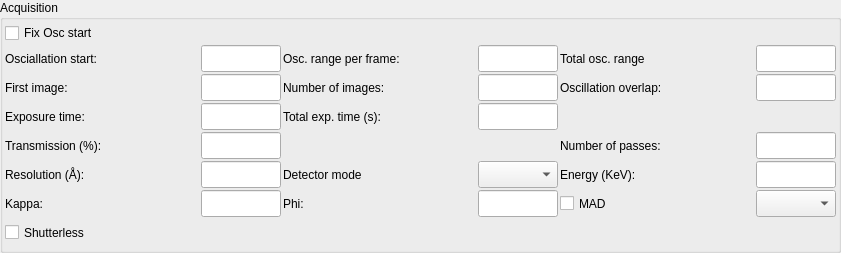
<?xml version="1.0" encoding="UTF-8"?>
<ui version="4.0">
 <class>acquisition_widget_horizontal_layout</class>
 <widget class="QWidget" name="acquisition_widget_horizontal_layout">
  <property name="geometry">
   <rect>
    <x>0</x>
    <y>0</y>
    <width>841</width>
    <height>253</height>
   </rect>
  </property>
  <property name="windowTitle">
   <string>Form</string>
  </property>
  <layout class="QGridLayout" name="main_layout">
   <property name="margin">
    <number>0</number>
   </property>
   <property name="spacing">
    <number>0</number>
   </property>
   <item row="0" column="0">
    <widget class="QGroupBox" name="main_gbox">
     <property name="title">
      <string>Acquisition</string>
     </property>
     <layout class="QVBoxLayout" name="verticalLayout">
      <property name="spacing">
       <number>2</number>
      </property>
      <property name="margin">
       <number>2</number>
      </property>
      <item>
       <layout class="QGridLayout" name="gridLayout">
        <property name="leftMargin">
         <number>0</number>
        </property>
        <property name="topMargin">
         <number>0</number>
        </property>
        <property name="spacing">
         <number>2</number>
        </property>
        <item row="4" column="5">
         <widget class="QLineEdit" name="num_passes_ledit">
          <property name="enabled">
           <bool>true</bool>
          </property>
          <property name="minimumSize">
           <size>
            <width>80</width>
            <height>27</height>
           </size>
          </property>
          <property name="maximumSize">
           <size>
            <width>80</width>
            <height>27</height>
           </size>
          </property>
         </widget>
        </item>
        <item row="4" column="4">
         <widget class="QLabel" name="num_passes_label">
          <property name="enabled">
           <bool>true</bool>
          </property>
          <property name="minimumSize">
           <size>
            <width>0</width>
            <height>27</height>
           </size>
          </property>
          <property name="maximumSize">
           <size>
            <width>16777215</width>
            <height>27</height>
           </size>
          </property>
          <property name="text">
           <string>Number of passes:</string>
          </property>
          <property name="wordWrap">
           <bool>false</bool>
          </property>
         </widget>
        </item>
        <item row="0" column="0">
         <widget class="QCheckBox" name="osc_start_cbox">
          <property name="text">
           <string>Fix Osc start</string>
          </property>
         </widget>
        </item>
        <item row="2" column="0">
         <widget class="QLabel" name="first_image_label">
          <property name="text">
           <string>First image:</string>
          </property>
          <property name="wordWrap">
           <bool>false</bool>
          </property>
         </widget>
        </item>
        <item row="1" column="3">
         <widget class="QLineEdit" name="osc_range_ledit">
          <property name="minimumSize">
           <size>
            <width>80</width>
            <height>27</height>
           </size>
          </property>
          <property name="maximumSize">
           <size>
            <width>80</width>
            <height>27</height>
           </size>
          </property>
         </widget>
        </item>
        <item row="1" column="4">
         <widget class="QLabel" name="osc_total_range_label">
          <property name="minimumSize">
           <size>
            <width>0</width>
            <height>27</height>
           </size>
          </property>
          <property name="text">
           <string>Total osc. range</string>
          </property>
         </widget>
        </item>
        <item row="6" column="4">
         <widget class="QCheckBox" name="mad_cbox">
          <property name="minimumSize">
           <size>
            <width>0</width>
            <height>27</height>
           </size>
          </property>
          <property name="maximumSize">
           <size>
            <width>16777215</width>
            <height>27</height>
           </size>
          </property>
          <property name="text">
           <string>MAD</string>
          </property>
         </widget>
        </item>
        <item row="1" column="1">
         <widget class="QLineEdit" name="osc_start_ledit">
          <property name="minimumSize">
           <size>
            <width>80</width>
            <height>27</height>
           </size>
          </property>
          <property name="maximumSize">
           <size>
            <width>80</width>
            <height>27</height>
           </size>
          </property>
         </widget>
        </item>
        <item row="6" column="2">
         <widget class="QLabel" name="kappa_phi_label">
          <property name="text">
           <string>Phi:</string>
          </property>
         </widget>
        </item>
        <item row="1" column="0">
         <widget class="QLabel" name="osc_start_label">
          <property name="text">
           <string>Osciallation start:</string>
          </property>
         </widget>
        </item>
        <item row="1" column="2">
         <widget class="QLabel" name="osc_range_label">
          <property name="text">
           <string>Osc. range per frame:</string>
          </property>
          <property name="wordWrap">
           <bool>false</bool>
          </property>
         </widget>
        </item>
        <item row="7" column="0">
         <widget class="QCheckBox" name="shutterless_cbx">
          <property name="minimumSize">
           <size>
            <width>0</width>
            <height>27</height>
           </size>
          </property>
          <property name="maximumSize">
           <size>
            <width>16777215</width>
            <height>27</height>
           </size>
          </property>
          <property name="text">
           <string>Shutterless</string>
          </property>
         </widget>
        </item>
        <item row="6" column="3">
         <widget class="QLineEdit" name="kappa_phi_ledit">
          <property name="minimumSize">
           <size>
            <width>0</width>
            <height>27</height>
           </size>
          </property>
          <property name="maximumSize">
           <size>
            <width>80</width>
            <height>27</height>
           </size>
          </property>
         </widget>
        </item>
        <item row="5" column="5">
         <widget class="QLineEdit" name="energy_ledit">
          <property name="minimumSize">
           <size>
            <width>80</width>
            <height>27</height>
           </size>
          </property>
          <property name="maximumSize">
           <size>
            <width>80</width>
            <height>27</height>
           </size>
          </property>
         </widget>
        </item>
        <item row="2" column="5">
         <widget class="QLineEdit" name="overlap_ledit">
          <property name="minimumSize">
           <size>
            <width>80</width>
            <height>27</height>
           </size>
          </property>
          <property name="maximumSize">
           <size>
            <width>80</width>
            <height>27</height>
           </size>
          </property>
         </widget>
        </item>
        <item row="6" column="0">
         <widget class="QLabel" name="kappa_label">
          <property name="text">
           <string>Kappa:</string>
          </property>
         </widget>
        </item>
        <item row="2" column="3">
         <widget class="QLineEdit" name="num_images_ledit">
          <property name="minimumSize">
           <size>
            <width>70</width>
            <height>27</height>
           </size>
          </property>
          <property name="maximumSize">
           <size>
            <width>80</width>
            <height>27</height>
           </size>
          </property>
         </widget>
        </item>
        <item row="5" column="4">
         <widget class="QLabel" name="energy_label">
          <property name="minimumSize">
           <size>
            <width>0</width>
            <height>27</height>
           </size>
          </property>
          <property name="maximumSize">
           <size>
            <width>16777215</width>
            <height>27</height>
           </size>
          </property>
          <property name="text">
           <string>Energy (KeV):</string>
          </property>
          <property name="wordWrap">
           <bool>false</bool>
          </property>
         </widget>
        </item>
        <item row="4" column="1">
         <widget class="QLineEdit" name="transmission_ledit">
          <property name="minimumSize">
           <size>
            <width>80</width>
            <height>27</height>
           </size>
          </property>
          <property name="maximumSize">
           <size>
            <width>80</width>
            <height>27</height>
           </size>
          </property>
         </widget>
        </item>
        <item row="2" column="4">
         <widget class="QLabel" name="overlap_label">
          <property name="minimumSize">
           <size>
            <width>0</width>
            <height>27</height>
           </size>
          </property>
          <property name="maximumSize">
           <size>
            <width>16777215</width>
            <height>27</height>
           </size>
          </property>
          <property name="text">
           <string>Oscillation overlap:</string>
          </property>
          <property name="wordWrap">
           <bool>false</bool>
          </property>
         </widget>
        </item>
        <item row="5" column="3">
         <widget class="QComboBox" name="detector_roi_mode_combo">
          <property name="minimumSize">
           <size>
            <width>80</width>
            <height>27</height>
           </size>
          </property>
          <property name="maximumSize">
           <size>
            <width>80</width>
            <height>27</height>
           </size>
          </property>
         </widget>
        </item>
        <item row="2" column="1">
         <widget class="QLineEdit" name="first_image_ledit">
          <property name="minimumSize">
           <size>
            <width>80</width>
            <height>27</height>
           </size>
          </property>
          <property name="maximumSize">
           <size>
            <width>80</width>
            <height>27</height>
           </size>
          </property>
         </widget>
        </item>
        <item row="4" column="0">
         <widget class="QLabel" name="transmission_label">
          <property name="text">
           <string>Transmission (%):</string>
          </property>
          <property name="wordWrap">
           <bool>false</bool>
          </property>
         </widget>
        </item>
        <item row="5" column="2">
         <widget class="QLabel" name="detector_roi_mode_label">
          <property name="text">
           <string>Detector mode</string>
          </property>
         </widget>
        </item>
        <item row="2" column="2">
         <widget class="QLabel" name="num_images_label">
          <property name="acceptDrops">
           <bool>true</bool>
          </property>
          <property name="text">
           <string>Number of images:</string>
          </property>
          <property name="wordWrap">
           <bool>false</bool>
          </property>
         </widget>
        </item>
        <item row="6" column="5">
         <widget class="QComboBox" name="energies_combo">
          <property name="minimumSize">
           <size>
            <width>80</width>
            <height>27</height>
           </size>
          </property>
          <property name="maximumSize">
           <size>
            <width>80</width>
            <height>27</height>
           </size>
          </property>
         </widget>
        </item>
        <item row="6" column="1">
         <widget class="QLineEdit" name="kappa_ledit">
          <property name="minimumSize">
           <size>
            <width>0</width>
            <height>27</height>
           </size>
          </property>
          <property name="maximumSize">
           <size>
            <width>80</width>
            <height>27</height>
           </size>
          </property>
         </widget>
        </item>
        <item row="1" column="5">
         <widget class="QLineEdit" name="osc_total_range_ledit">
          <property name="minimumSize">
           <size>
            <width>0</width>
            <height>27</height>
           </size>
          </property>
          <property name="maximumSize">
           <size>
            <width>80</width>
            <height>27</height>
           </size>
          </property>
         </widget>
        </item>
        <item row="3" column="0">
         <widget class="QLabel" name="exp_time_label">
          <property name="text">
           <string>Exposure time:</string>
          </property>
          <property name="wordWrap">
           <bool>false</bool>
          </property>
         </widget>
        </item>
        <item row="3" column="1">
         <widget class="QLineEdit" name="exp_time_ledit">
          <property name="minimumSize">
           <size>
            <width>80</width>
            <height>27</height>
           </size>
          </property>
          <property name="maximumSize">
           <size>
            <width>80</width>
            <height>27</height>
           </size>
          </property>
         </widget>
        </item>
        <item row="5" column="0">
         <widget class="QLabel" name="resolution_label">
          <property name="text">
           <string>Resolution (Å):</string>
          </property>
          <property name="wordWrap">
           <bool>false</bool>
          </property>
         </widget>
        </item>
        <item row="5" column="1">
         <widget class="QLineEdit" name="resolution_ledit">
          <property name="minimumSize">
           <size>
            <width>80</width>
            <height>27</height>
           </size>
          </property>
          <property name="maximumSize">
           <size>
            <width>80</width>
            <height>27</height>
           </size>
          </property>
         </widget>
        </item>
        <item row="3" column="2">
         <widget class="QLabel" name="exp_time_total_label">
          <property name="text">
           <string>Total exp. time (s):</string>
          </property>
         </widget>
        </item>
        <item row="3" column="3">
         <widget class="QLineEdit" name="exp_time_total_ledit">
          <property name="minimumSize">
           <size>
            <width>70</width>
            <height>0</height>
           </size>
          </property>
          <property name="maximumSize">
           <size>
            <width>80</width>
            <height>27</height>
           </size>
          </property>
         </widget>
        </item>
       </layout>
      </item>
     </layout>
    </widget>
   </item>
  </layout>
 </widget>
 <resources/>
 <connections/>
</ui>
